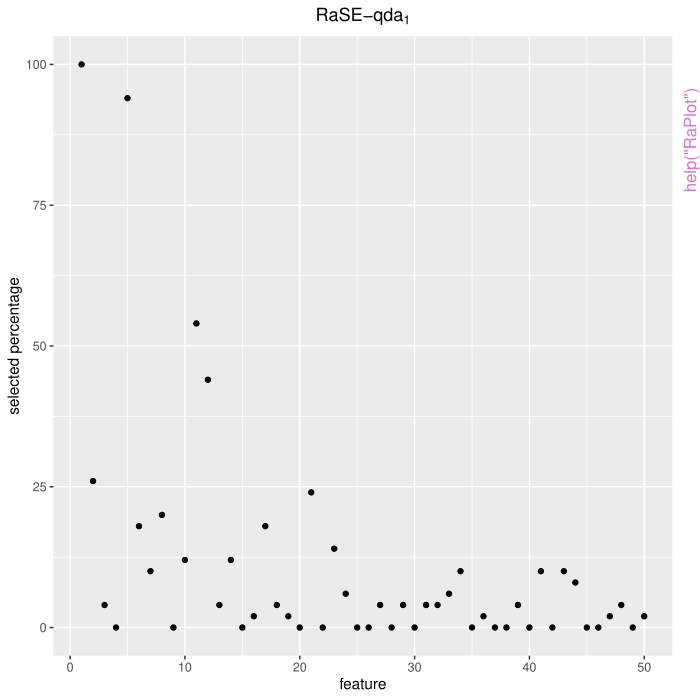

Write R code to recreate this figure.
pkgname <- "RaSEn"
source(file.path(R.home("share"), "R", "examples-header.R"))
options(warn = 1)
base::assign(".ExTimings", "RaSEn-Ex.timings", pos = 'CheckExEnv')
base::cat("name\tuser\tsystem\telapsed\n", file=base::get(".ExTimings", pos = 'CheckExEnv'))
base::assign(".format_ptime",
function(x) {
  if(!is.na(x[4L])) x[1L] <- x[1L] + x[4L]
  if(!is.na(x[5L])) x[2L] <- x[2L] + x[5L]
  options(OutDec = '.')
  format(x[1L:3L], digits = 7L)
},
pos = 'CheckExEnv')

### * </HEADER>
library('RaSEn')

base::assign(".oldSearch", base::search(), pos = 'CheckExEnv')
base::assign(".old_wd", base::getwd(), pos = 'CheckExEnv')
cleanEx()
nameEx("RaModel")
### * RaModel

flush(stderr()); flush(stdout())

base::assign(".ptime", proc.time(), pos = "CheckExEnv")
### Name: RaModel
### Title: Generate data (x, y) from various models in two papers.
### Aliases: RaModel

### ** Examples

train.data <- RaModel("classification", 1, n = 100, p = 50)
xtrain <- train.data$x
ytrain <- train.data$y

## Not run: 
##D train.data <- RaModel("screening", 2, n = 100, p = 50)
##D xtrain <- train.data$x
##D ytrain <- train.data$y
## End(Not run)



base::assign(".dptime", (proc.time() - get(".ptime", pos = "CheckExEnv")), pos = "CheckExEnv")
base::cat("RaModel", base::get(".format_ptime", pos = 'CheckExEnv')(get(".dptime", pos = "CheckExEnv")), "\n", file=base::get(".ExTimings", pos = 'CheckExEnv'), append=TRUE, sep="\t")
cleanEx()
nameEx("RaPlot")
### * RaPlot

flush(stderr()); flush(stdout())

base::assign(".ptime", proc.time(), pos = "CheckExEnv")
### Name: RaPlot
### Title: Visualize the feature ranking results of a fitted RaSE object.
### Aliases: RaPlot

### ** Examples

set.seed(0, kind = "L'Ecuyer-CMRG")
train.data <- RaModel("classification", 1, n = 100, p = 50)
xtrain <- train.data$x
ytrain <- train.data$y

# fit RaSE classifier with QDA base classifier
fit <- Rase(xtrain, ytrain, B1 = 50, B2 = 50, iteration = 1, base = 'qda',
cores = 2, criterion = 'ric')

# plot the selected percentage of each feature appearing in B1 subspaces
RaPlot(fit)




base::assign(".dptime", (proc.time() - get(".ptime", pos = "CheckExEnv")), pos = "CheckExEnv")
base::cat("RaPlot", base::get(".format_ptime", pos = 'CheckExEnv')(get(".dptime", pos = "CheckExEnv")), "\n", file=base::get(".ExTimings", pos = 'CheckExEnv'), append=TRUE, sep="\t")
cleanEx()
nameEx("RaRank")
### * RaRank

flush(stderr()); flush(stdout())

base::assign(".ptime", proc.time(), pos = "CheckExEnv")
### Name: RaRank
### Title: Rank the features by selected percentages provided by the output
###   from 'RaScreen'.
### Aliases: RaRank

### ** Examples

## Not run: 
##D set.seed(0, kind = "L'Ecuyer-CMRG")
##D train.data <- RaModel("screening", 1, n = 100, p = 100)
##D xtrain <- train.data$x
##D ytrain <- train.data$y
##D 
##D # test RaSE screening with linear regression model and BIC
##D fit <- RaScreen(xtrain, ytrain, B1 = 100, B2 = 50, iteration = 0, model = 'lm',
##D cores = 2, criterion = 'bic')
##D 
##D # Select floor(n/logn) variables
##D RaRank(fit, selected.num = "n/logn")
## End(Not run)



base::assign(".dptime", (proc.time() - get(".ptime", pos = "CheckExEnv")), pos = "CheckExEnv")
base::cat("RaRank", base::get(".format_ptime", pos = 'CheckExEnv')(get(".dptime", pos = "CheckExEnv")), "\n", file=base::get(".ExTimings", pos = 'CheckExEnv'), append=TRUE, sep="\t")
cleanEx()
nameEx("RaScreen")
### * RaScreen

flush(stderr()); flush(stdout())

base::assign(".ptime", proc.time(), pos = "CheckExEnv")
### Name: RaScreen
### Title: Variable screening via RaSE.
### Aliases: RaScreen

### ** Examples

set.seed(0, kind = "L'Ecuyer-CMRG")
train.data <- RaModel("screening", 1, n = 100, p = 100)
xtrain <- train.data$x
ytrain <- train.data$y

# test RaSE screening with linear regression model and BIC
fit <- RaScreen(xtrain, ytrain, B1 = 100, B2 = 50, iteration = 0, model = 'lm',
cores = 2, criterion = 'bic')

# Select D variables
RaRank(fit, selected.num = "D")


## Not run: 
##D # test RaSE screening with knn model and 5-fold cross-validation MSE
##D fit <- RaScreen(xtrain, ytrain, B1 = 100, B2 = 50, iteration = 0, model = 'knn',
##D cores = 2, criterion = 'cv', cv = 5)
##D 
##D # Select n/logn variables
##D RaRank(fit, selected.num = "n/logn")
##D 
##D 
##D # test RaSE screening with SVM and 5-fold cross-validation MSE
##D fit <- RaScreen(xtrain, ytrain, B1 = 100, B2 = 50, iteration = 0, model = 'svm',
##D cores = 2, criterion = 'cv', cv = 5)
##D 
##D # Select n/logn variables
##D RaRank(fit, selected.num = "n/logn")
##D 
##D 
##D # test RaSE screening with logistic regression model and eBIC (gam = 0.5). Set iteration number = 1
##D train.data <- RaModel("screening", 6, n = 100, p = 100)
##D xtrain <- train.data$x
##D ytrain <- train.data$y
##D 
##D fit <- RaScreen(xtrain, ytrain, B1 = 100, B2 = 100, iteration = 1, model = 'logistic',
##D cores = 2, criterion = 'ebic', gam = 0.5)
##D 
##D # Select n/logn variables from the selected percentage after one iteration round
##D RaRank(fit, selected.num = "n/logn", iteration = 1)
## End(Not run)



base::assign(".dptime", (proc.time() - get(".ptime", pos = "CheckExEnv")), pos = "CheckExEnv")
base::cat("RaScreen", base::get(".format_ptime", pos = 'CheckExEnv')(get(".dptime", pos = "CheckExEnv")), "\n", file=base::get(".ExTimings", pos = 'CheckExEnv'), append=TRUE, sep="\t")
cleanEx()
nameEx("Rase")
### * Rase

flush(stderr()); flush(stdout())

base::assign(".ptime", proc.time(), pos = "CheckExEnv")
### Name: Rase
### Title: Construct the random subspace ensemble classifier.
### Aliases: Rase

### ** Examples

set.seed(0, kind = "L'Ecuyer-CMRG")
train.data <- RaModel("classification", 1, n = 100, p = 50)
test.data <- RaModel("classification", 1, n = 100, p = 50)
xtrain <- train.data$x
ytrain <- train.data$y
xtest <- test.data$x
ytest <- test.data$y

# test RaSE classifier with LDA base classifier
fit <- Rase(xtrain, ytrain, B1 = 100, B2 = 50, iteration = 0, base = 'lda',
cores = 2, criterion = 'ric')
mean(predict(fit, xtest) != ytest)

## Not run: 
##D # test RaSE classifier with LDA base classifier and 1 iteration round
##D fit <- Rase(xtrain, ytrain, B1 = 100, B2 = 50, iteration = 1, base = 'lda',
##D cores = 2, criterion = 'ric')
##D mean(predict(fit, xtest) != ytest)
##D 
##D # test RaSE classifier with QDA base classifier and 1 iteration round
##D fit <- Rase(xtrain, ytrain, B1 = 100, B2 = 50, iteration = 1, base = 'qda',
##D cores = 2, criterion = 'ric')
##D mean(predict(fit, xtest) != ytest)
##D 
##D # test RaSE classifier with kNN base classifier
##D fit <- Rase(xtrain, ytrain, B1 = 100, B2 = 50, iteration = 0, base = 'knn',
##D cores = 2, criterion = 'loo')
##D mean(predict(fit, xtest) != ytest)
##D 
##D # test RaSE classifier with logistic regression base classifier
##D fit <- Rase(xtrain, ytrain, B1 = 100, B2 = 50, iteration = 0, base = 'logistic',
##D cores = 2, criterion = 'bic')
##D mean(predict(fit, xtest) != ytest)
##D 
##D # test RaSE classifier with SVM base classifier
##D fit <- Rase(xtrain, ytrain, B1 = 100, B2 = 50, iteration = 0, base = 'svm',
##D cores = 2, criterion = 'training')
##D mean(predict(fit, xtest) != ytest)
##D 
##D # test RaSE classifier with random forest base classifier
##D fit <- Rase(xtrain, ytrain, B1 = 20, B2 = 10, iteration = 0, base = 'randomforest',
##D cores = 2, criterion = 'cv', cv = 3)
##D mean(predict(fit, xtest) != ytest)
##D 
##D # fit a super RaSE classifier by sampling base learner from kNN, LDA and logistic
##D # regression in equal probability
##D fit <- Rase(xtrain = xtrain, ytrain = ytrain, B1 = 100, B2 = 100,
##D base = c("knn", "lda", "logistic"), super = list(type = "separate", base.update = T),
##D criterion = "cv", cv = 5, iteration = 1, cores = 2)
##D mean(predict(fit, xtest) != ytest)
##D 
##D # fit a super RaSE classifier by sampling base learner from random forest, LDA and
##D # SVM with probability 0.2, 0.5 and 0.3
##D fit <- Rase(xtrain = xtrain, ytrain = ytrain, B1 = 100, B2 = 100,
##D base = c(randomforest = 0.2, lda = 0.5, svm = 0.3),
##D super = list(type = "separate", base.update = F),
##D criterion = "cv", cv = 5, iteration = 0, cores = 2)
##D mean(predict(fit, xtest) != ytest)
## End(Not run)



base::assign(".dptime", (proc.time() - get(".ptime", pos = "CheckExEnv")), pos = "CheckExEnv")
base::cat("Rase", base::get(".format_ptime", pos = 'CheckExEnv')(get(".dptime", pos = "CheckExEnv")), "\n", file=base::get(".ExTimings", pos = 'CheckExEnv'), append=TRUE, sep="\t")
cleanEx()
nameEx("predict.RaSE")
### * predict.RaSE

flush(stderr()); flush(stdout())

base::assign(".ptime", proc.time(), pos = "CheckExEnv")
### Name: predict.RaSE
### Title: Predict the outcome of new observations based on the estimated
###   RaSE classifier (Tian, Y. and Feng, Y., 2021).
### Aliases: predict.RaSE

### ** Examples

## Not run: 
##D set.seed(0, kind = "L'Ecuyer-CMRG")
##D train.data <- RaModel("classification", 1, n = 100, p = 50)
##D test.data <- RaModel("classification", 1, n = 100, p = 50)
##D xtrain <- train.data$x
##D ytrain <- train.data$y
##D xtest <- test.data$x
##D ytest <- test.data$y
##D 
##D model.fit <- Rase(xtrain, ytrain, B1 = 100, B2 = 100, iteration = 0, base = 'lda',
##D cores = 2, criterion = 'ric', ranking = TRUE)
##D ypred <- predict(model.fit, xtest)
##D mean(ypred != ytest)
## End(Not run)




base::assign(".dptime", (proc.time() - get(".ptime", pos = "CheckExEnv")), pos = "CheckExEnv")
base::cat("predict.RaSE", base::get(".format_ptime", pos = 'CheckExEnv')(get(".dptime", pos = "CheckExEnv")), "\n", file=base::get(".ExTimings", pos = 'CheckExEnv'), append=TRUE, sep="\t")
cleanEx()
nameEx("predict.super_RaSE")
### * predict.super_RaSE

flush(stderr()); flush(stdout())

base::assign(".ptime", proc.time(), pos = "CheckExEnv")
### Name: predict.super_RaSE
### Title: Predict the outcome of new observations based on the estimated
###   super RaSE classifier (Zhu, J. and Feng, Y., 2021).
### Aliases: predict.super_RaSE

### ** Examples

## Not run: 
##D set.seed(0, kind = "L'Ecuyer-CMRG")
##D train.data <- RaModel("classification", 1, n = 100, p = 50)
##D test.data <- RaModel("classification", 1, n = 100, p = 50)
##D xtrain <- train.data$x
##D ytrain <- train.data$y
##D xtest <- test.data$x
##D ytest <- test.data$y
##D 
##D # fit a super RaSE classifier by sampling base learner from kNN, LDA and
##D # logistic regression in equal probability
##D fit <- Rase(xtrain = xtrain, ytrain = ytrain, B1 = 100, B2 = 100,
##D base = c("knn", "lda", "logistic"), super = list(type = "separate", base.update = T),
##D criterion = "cv", cv = 5, iteration = 1, cores = 2)
##D ypred <- predict(fit, xtest)
##D mean(ypred != ytest)
## End(Not run)




base::assign(".dptime", (proc.time() - get(".ptime", pos = "CheckExEnv")), pos = "CheckExEnv")
base::cat("predict.super_RaSE", base::get(".format_ptime", pos = 'CheckExEnv')(get(".dptime", pos = "CheckExEnv")), "\n", file=base::get(".ExTimings", pos = 'CheckExEnv'), append=TRUE, sep="\t")
cleanEx()
nameEx("print.RaSE")
### * print.RaSE

flush(stderr()); flush(stdout())

base::assign(".ptime", proc.time(), pos = "CheckExEnv")
### Name: print.RaSE
### Title: Print a fitted RaSE object.
### Aliases: print.RaSE

### ** Examples

set.seed(0, kind = "L'Ecuyer-CMRG")
train.data <- RaModel("classification", 1, n = 100, p = 50)
xtrain <- train.data$x
ytrain <- train.data$y

# test RaSE classifier with LDA base classifier
fit <- Rase(xtrain, ytrain, B1 = 50, B2 = 50, iteration = 0, cutoff = TRUE,
base = 'lda', cores = 2, criterion = 'ric', ranking = TRUE)

# print the summarized results
print(fit)



base::assign(".dptime", (proc.time() - get(".ptime", pos = "CheckExEnv")), pos = "CheckExEnv")
base::cat("print.RaSE", base::get(".format_ptime", pos = 'CheckExEnv')(get(".dptime", pos = "CheckExEnv")), "\n", file=base::get(".ExTimings", pos = 'CheckExEnv'), append=TRUE, sep="\t")
cleanEx()
nameEx("print.super_RaSE")
### * print.super_RaSE

flush(stderr()); flush(stdout())

base::assign(".ptime", proc.time(), pos = "CheckExEnv")
### Name: print.super_RaSE
### Title: Print a fitted super_RaSE object.
### Aliases: print.super_RaSE

### ** Examples

set.seed(0, kind = "L'Ecuyer-CMRG")
train.data <- RaModel("classification", 1, n = 100, p = 50)
xtrain <- train.data$x
ytrain <- train.data$y

# test RaSE classifier with LDA base classifier
fit <- Rase(xtrain, ytrain, B1 = 50, B2 = 50, iteration = 0, cutoff = TRUE,
base = 'lda', cores = 2, criterion = 'ric', ranking = TRUE)

# print the summarized results
print(fit)



base::assign(".dptime", (proc.time() - get(".ptime", pos = "CheckExEnv")), pos = "CheckExEnv")
base::cat("print.super_RaSE", base::get(".format_ptime", pos = 'CheckExEnv')(get(".dptime", pos = "CheckExEnv")), "\n", file=base::get(".ExTimings", pos = 'CheckExEnv'), append=TRUE, sep="\t")
### * <FOOTER>
###
cleanEx()
options(digits = 7L)
base::cat("Time elapsed: ", proc.time() - base::get("ptime", pos = 'CheckExEnv'),"\n")
grDevices::dev.off()
###
### Local variables: ***
### mode: outline-minor ***
### outline-regexp: "\\(> \\)?### [*]+" ***
### End: ***
quit('no')
